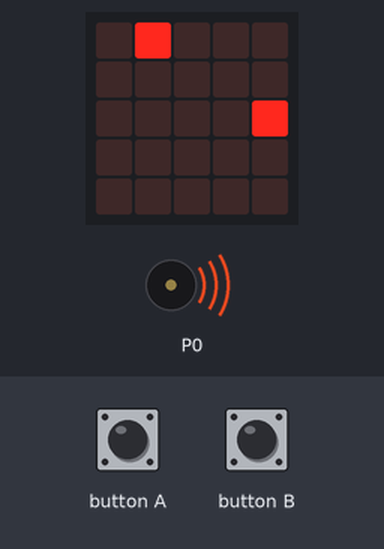
A program run on a simulated BBC micro:bit (MakeCode). On the bench: the board's 5×5 LED display, buzzer (waves = sounding). The test bench sets the inputs (shaded band). Random numbers come from a fixed seed; the short countdown, score and lost-life animations are approximate.

Above: at 1.2 s.
1.3 s: button A pressed for 0.15 s
At 1.73 s:
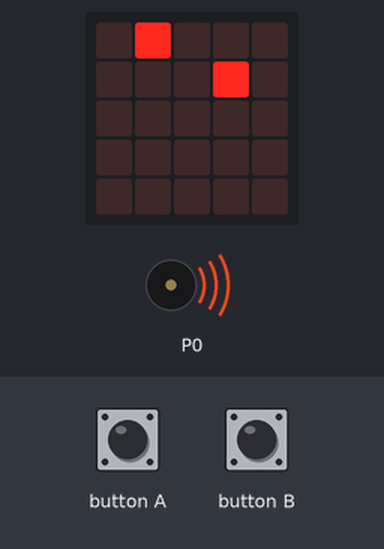
2.0 s: button B pressed for 0.15 s
At 2.35 s:
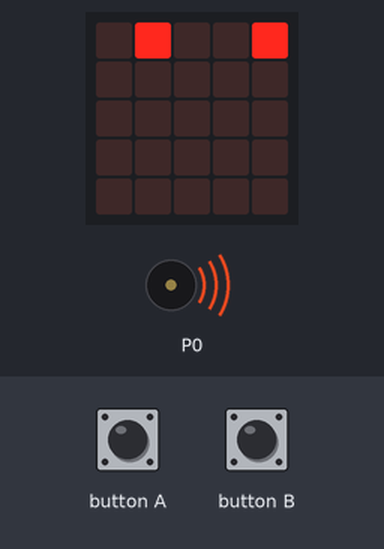
2.7 s: button B pressed 5 times (0.12 s each, 0.3 s apart)
At 4.5 s:
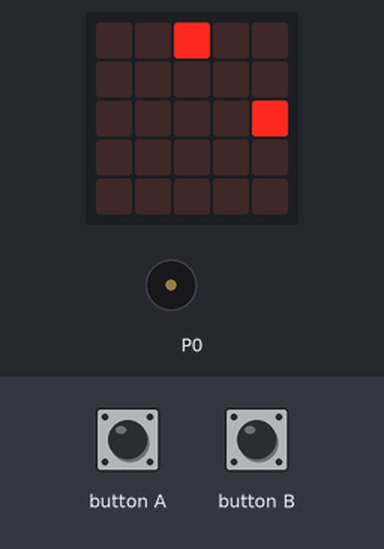
5.7 s: button B pressed 2 times (0.12 s each, 0.3 s apart)
At 7.2 s:
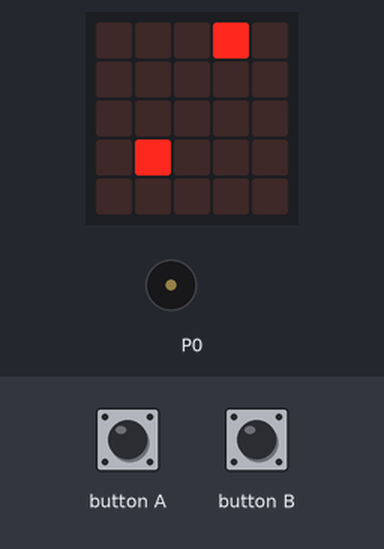
12.0 s: button A pressed for 0.15 s
At 12.48 s:
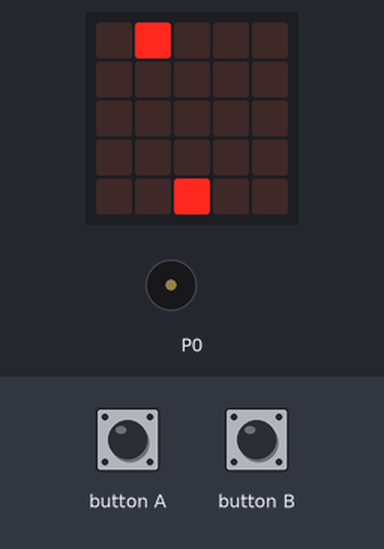
12.7 s: button B pressed for 0.15 s
At 14.5 s:
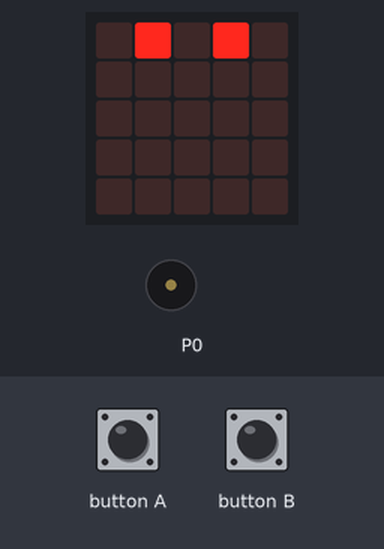
Timing chart, 0 to 16.2 s (numbered marks = the images above; inputs shaded):
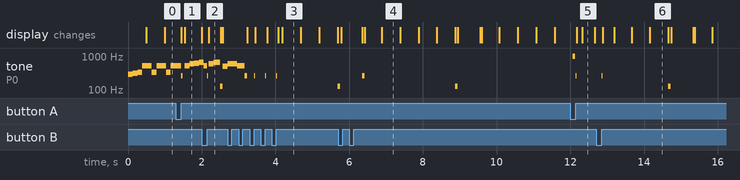

The program:

main.ts
```typescript
input.onButtonPressed(Button.A, function () {
    giocatore.move(-1)
    music.playTone(262, music.beat(BeatFraction.Sixteenth))
})
input.onButtonPressed(Button.B, function () {
    giocatore.move(1)
    music.playTone(262, music.beat(BeatFraction.Sixteenth))
})
let giocatore: game.LedSprite = null
music.startMelody(music.builtInMelody(Melodies.Entertainer), MelodyOptions.OnceInBackground)
game.setScore(0)
let porta = game.createSprite(randint(0, 4), 0)
giocatore = game.createSprite(randint(0, 4), 4)
basic.forever(function () {
    music.setVolume(1)
    for (let index = 0; index < 5; index++) {
        basic.pause(500)
        giocatore.change(LedSpriteProperty.Y, -1)
    }
    if (giocatore.isTouching(porta)) {
        music.playTone(988, music.beat(BeatFraction.Eighth))
        game.addScore(1)
        giocatore.delete()
        porta.delete()
        giocatore = game.createSprite(randint(0, 4), 4)
        porta = game.createSprite(randint(0, 4), 0)
    } else {
        giocatore.delete()
        porta.delete()
        music.playTone(131, music.beat(BeatFraction.Eighth))
        basic.showIcon(IconNames.No)
        giocatore = game.createSprite(randint(0, 4), 4)
        porta = game.createSprite(randint(0, 4), 0)
    }
    if (game.score() == 10) {
        game.gameOver()
    }
})
```

test.ts
```typescript
// i test vanno qui; questi non saranno compilati quando questo pacchetto viene usato come estensione.
```

Measured:
- by itself, tone on P0: plays 262 Hz for 0.07 s, 131 Hz for 0.06 s
- what the display in image 3 shows lasts 0.5 s, from 4.2 s to 4.7 s
